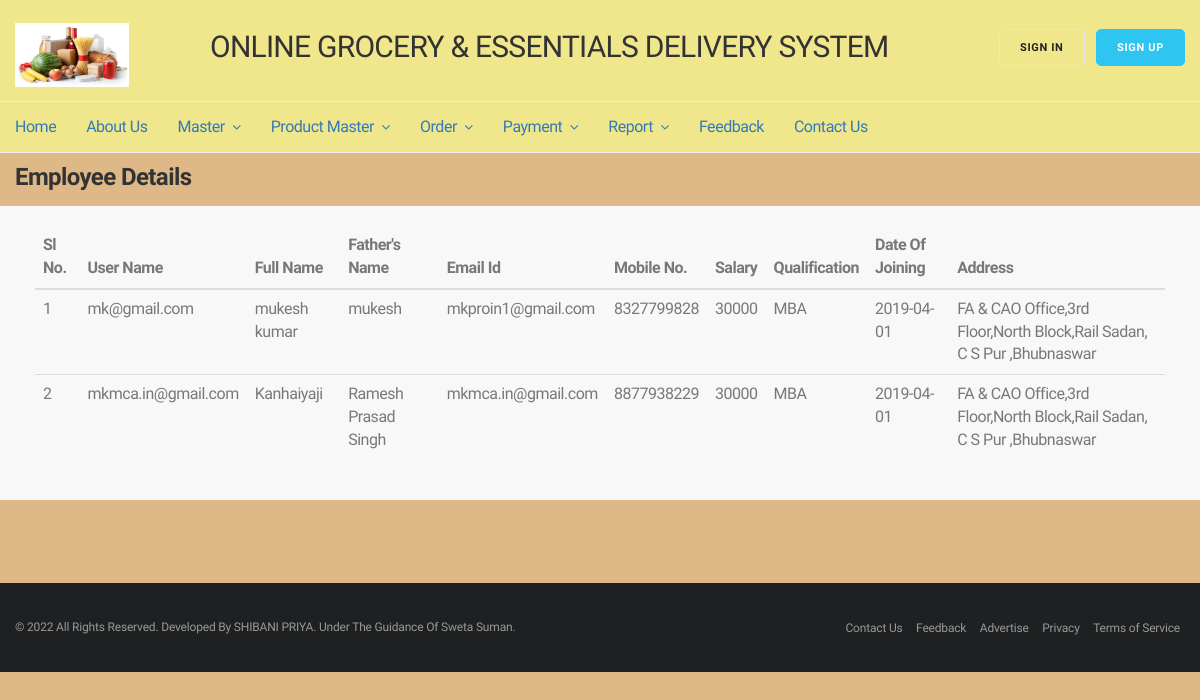
The page /GROCERY/employeeDetail.php on the database its author committed.
### tables this page shows
CREATE TABLE `employeemaster` (
  `seqid` int(11) NOT NULL AUTO_INCREMENT,
  `userid` varchar(45) DEFAULT NULL,
  `password` varchar(45) DEFAULT NULL,
  `name` varchar(45) DEFAULT NULL,
  `email_id` varchar(45) DEFAULT NULL,
  `mobileNo` varchar(45) DEFAULT NULL,
  `photo` blob,
  `fName` varchar(45) DEFAULT NULL,
  `salary` varchar(45) DEFAULT NULL,
  `qulification` varchar(45) DEFAULT NULL,
  `dataOfJoin` varchar(45) DEFAULT NULL,
  `address` varchar(200) DEFAULT NULL,
  PRIMARY KEY (`seqid`),
  UNIQUE KEY `seqid_UNIQUE` (`seqid`)
);

### GROCERY/employeeDetail.php (the view, shortened to what this page needs)
<?php
include('config.php');
include("header.php");
?>
<div class="container min-height" id="min-height">
	<div class="row">
		<div class="col-md-12">
			<div class="padding-top-10">
				<h3 class="margin-bottom-15"><b>Employee Details</b></h3>
				<div class="row">
					<div class="col-md-12 col-sm-12 side-newsletter">
						<div class="col-sm-12">
							<table class="table table-hover">
								<thead>
									<tr>
										<th>Sl No.</th>
										<th>User Name</th>
										<th>Full Name</th>
										<th>Father's Name</th>
										<th>Email Id</th>
										<th>Mobile No.</th>
										<th>Salary</th>
										<th>Qualification</th>
										<th>Date Of Joining</th>
										<th>Address</th>
									</tr>
								</thead>
								<tbody>
									<?php
										$find="select * from employeemaster";
										$result= mysqli_query($conn,$find);
										while($row1= mysqli_fetch_array($result))
										{
											echo '<tr>
												<td>'.++$i.'</td>
												<td>'.$row1['userid'].'</td>
												<td>'.$row1['name'].'</td>
												<td>'.$row1['fName'].'</td>
												<td>'.$row1['email_id'].'</td>
												<td>'.$row1['mobileNo'].'</td>
												<td>'.$row1['salary'].'</td>
												<td>'.$row1['qulification'].'</td>
												<td>'.$row1['dataOfJoin'].'</td>
												<td>'.$row1['address'].'</td>
											</tr>';
										}
									?>
								</tbody>
							</table>
						</div>
					</div>
				</div>
			</div>
		</div>
	</div>
</div>
	<?php include("footer.php") ?>

### GROCERY/css/style.css (style rules this page uses)
body { font-family: 'Hind Vadodara'; font-size: 16px; font-weight: 400; line-height: 22px; color: #787878; letter-spacing: -0.030em; }
h1,h2,h3,h4,h5,h6 { font-family: 'Hind Vadodara'; color: #333333; font-weight: 400; margin: 0; }
h3 { font-size: 24px; line-height: 28px; letter-spacing: -0.025em; }
.container { max-width: 1200px; width: 100%; margin: 0 auto; }
body { position: relative; transition:.4s; left: 0px; }
.side-newsletter { background: #f8f8f8; padding: 20px; }
.margin-bottom-15 { margin-bottom: 15px; }
.min-height { min-height: 400px; }

### GROCERY/employeeDetail.php (style rules this page uses)
#min-height { min-height: 25em; }

### rows shown on the page
employeemaster: userid "mk@gmail.com", name "mukesh kumar", fName "mukesh", email "mkproin1@gmail.com", mobileNo "8327799828", salary "30000", qulification "MBA", dataOfJoin "2019-04-01", address "FA & CAO Office,3rd Floor,North Block,Rail Sadan, C S Pur ,Bhubnaswar"
employeemaster: userid "mkmca.in@gmail.com", name "Kanhaiyaji", fName "Ramesh Prasad Singh", email "mkmca.in@gmail.com", mobileNo "8877938229", salary "30000", qulification "MBA", dataOfJoin "2019-04-01", address "FA & CAO Office,3rd Floor,North Block,Rail Sadan, C S Pur ,Bhubnaswar"
